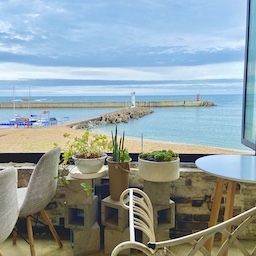
#> input picture week 11/image1.jpg, 256 x 256 px
$ python sub3.py
#> lines starting #> are read from the running program, lines starting #| are printed output that depends on the picture
#  -*- coding: utf-8 -*-

import cv2 as cv
import numpy as np
import time
def myShow(title, img):
    cv.imshow(title, img)
    if cv.waitKey(0) & 0XFF == 27:
        cv.destroyAllwindows()
        exit(0)
    else:
        cv.destroyWindow(title)
img = cv.imread('image1.jpg')
#> img is the input picture: shape (256, 256, 3); mean B, G, R 163.3, 160.4, 145.3
cv.imshow("meet",img)
row, cols, ch = img.shape
#> row = 256; cols = 256; ch = 3
M = cv.getRotationMatrix2D(((cols-1)/2.0, (row-1)/2.0), 45, 1)
rotationImg = cv.warpAffine(img, M, (cols, row))
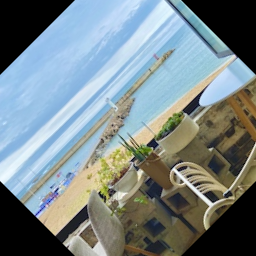
#> rotationImg: shape (256, 256, 3); mean B, G, R 136.3, 133.4, 120.6
myShow("rotation", rotationImg)
#> (key Esc is pressed here)
#> (the run stopped early here; a loop or call above may not have finished)

$ run again, with week 11/image2.jpg copied over week 11/image1.jpg
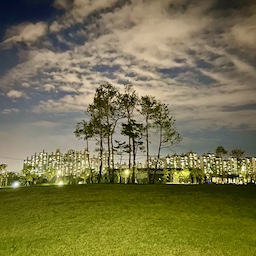
#> input picture week 11/image2.jpg, 256 x 256 px
#> img is the input picture: shape (256, 256, 3); mean B, G, R 75, 114.8, 119.1
#> `rotationImg = cv.warpAffine(img, M, (cols, row))`:
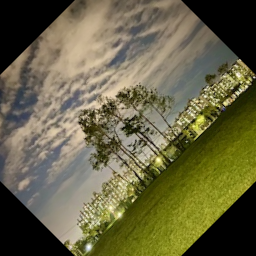
#> rotationImg: shape (256, 256, 3); mean B, G, R 68.5, 99.7, 103.9

$ run again, with week 11/image3.jpg copied over week 11/image1.jpg
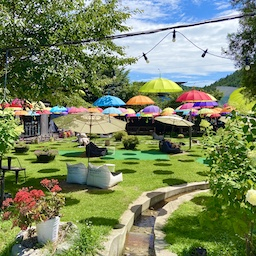
#> input picture week 11/image3.jpg, 256 x 256 px
#> img is the input picture: shape (256, 256, 3); mean B, G, R 96.9, 133.6, 121.5
#> `rotationImg = cv.warpAffine(img, M, (cols, row))`:
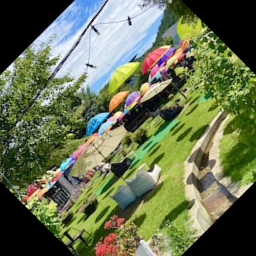
#> rotationImg: shape (256, 256, 3); mean B, G, R 82.1, 114, 104.8

$ run again, with week 11/image4.jpg copied over week 11/image1.jpg
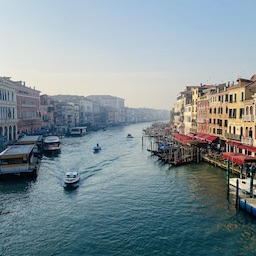
#> input picture week 11/image4.jpg, 256 x 256 px
#> img is the input picture: shape (256, 256, 3); mean B, G, R 150.1, 144.7, 129.6
#> `rotationImg = cv.warpAffine(img, M, (cols, row))`:
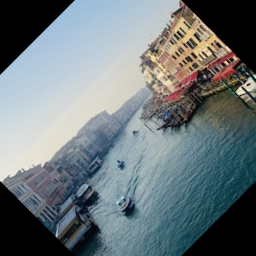
#> rotationImg: shape (256, 256, 3); mean B, G, R 123.2, 119.8, 109.2
